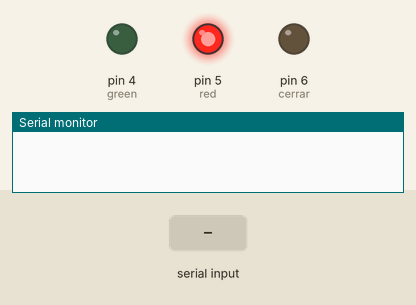
This sketch was run on a simulated Arduino Uno, built with avr-gcc and run on an emulated ATmega328P. On the bench: output pins drawn as LEDs (lit = HIGH), the last lines printed to the serial monitor. Inputs (shaded band) come from the test bench. EEPROM starts erased; the modem accepts every AT command (registered, SIM ready, sends succeed) and sends nothing else.

Above: at 17.2 s.
17.3 s: "1" received over the second serial link
At 19.8 s:
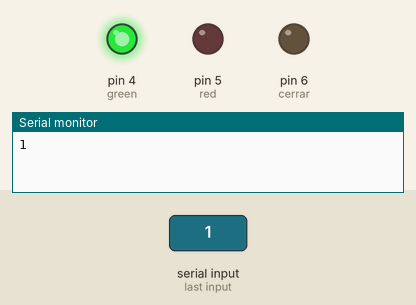
At 34.9 s:
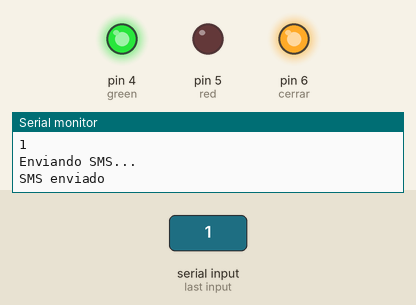
Timing chart, 0 to 35.4 s (numbered marks = the images above; inputs shaded):
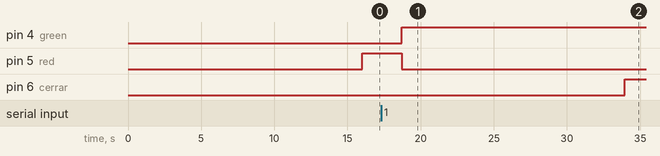

The sketch:

emprendedoresVF.ino
```cpp
#include <EEPROM.h>
#include <SoftwareSerial.h>
SoftwareSerial BT(10,11); //10 RX, 11 TX.
SoftwareSerial SIM900(7,8);

int green = 4; //led indica dispositivo configurado.
int red = 5;   //led indica dispositivo no configurado.
int cerrar = 6;//led indica cerrar valvula.
int gasVal = A0;
int primerInicio = 0;
char cadena[255]; //cadena del mensaje recibido para la configuracion.7hh
String configTel = "AT+CMGS=\"+52";
String finConfig = "\"";

struct datConf{
  char ubicacion[30];
  char telefono[50];
  char user[20];
  char password[20];
};

datConf datosE,datosS;

int eeAddress1 = 0,eeAddress2 = 0;

void setup() {
  SIM900.begin(19200);
  Serial.begin(19200);
  BT.begin(9600);
  pinMode(green,OUTPUT);
  pinMode(red,OUTPUT);
  pinMode(cerrar,OUTPUT);
  pinMode(gasVal,INPUT);
  delay(1000);
  delay(15000);
  primerInicio = configurado();
}

void loop() {
  if(!primerInicio){
    configura();
  }
  else if(BT.available()){
    String cadena;
    cadena=BT.readString();
    Serial.println(cadena);
    separa(cadena);
  }
  else{
    sensorGas();
  }
}

void mensaje_sms(String cel){
  Serial.println("Enviando SMS...");
  SIM900.print("AT+CMGF=1\r");
  delay(1000);
  Serial.println(cel);
  SIM900.println(configTel+cel+finConfig);
  delay(1000);
  //String ubica(datoSal.ubicacion);
  SIM900.println("Alerta de fuga de gas");// Texto del SMS
  delay(100);
  SIM900.println((char)26);
  delay(100);
  SIM900.println();
  delay(5000);
  Serial.println("SMS enviado");
}

void sensorGas(){
  datosMemEEPROM();
  int gasValRead;
  double gasPercentage;
  gasValRead= analogRead(gasVal);
  gasPercentage = (gasValRead/1024.0);
  gasPercentage *= 100;
  if (gasPercentage >= 20){
    Serial.println(datosS.telefono);
    String numero(datosS.telefono);
    mensaje_sms(numero);
    digitalWrite(cerrar, HIGH);
  }
}

void datosMemEEPROM(){
  eeAddress2 = sizeof(datConf)+1;
  EEPROM.get(eeAddress2,datosS);
  delay(8000);
}

int configurado(){
  byte valor;
  valor = EEPROM.read(0);
  if(valor == 1){
    digitalWrite(green,HIGH);
    digitalWrite(red,LOW);
    return 1;
  }
  else{
    digitalWrite(red,HIGH);
    digitalWrite(green,LOW);
    return 0;
  }
}

void configura(){
  String cadena;
  if(BT.available()){
    cadena=BT.readString();
    Serial.println(cadena);
    separa(cadena);
  }
}

void separa(String cadena){
  char *ptr;
  char dato[190];
  int eeAddress0 = 0;

  strcpy(dato,cadena.c_str());
  ptr = strtok(dato,",");
  strcpy(datosE.ubicacion,ptr);
  ptr = strtok(NULL,",");
  strcpy(datosE.telefono,ptr);
  ptr = strtok(NULL,",");
  strcpy(datosE.user,ptr);
  ptr = strtok(NULL,",");
  strcpy(datosE.password,ptr);
  eeAddress1 = sizeof(datConf)+1;
  EEPROM.put(eeAddress1,datosE);
  eeAddress2 = sizeof(datConf)+1;
  EEPROM.get(eeAddress2,datosS);
  digitalWrite(green,HIGH);
  digitalWrite(red,LOW);
  primerInicio = 1;
  EEPROM.write(eeAddress0,1);
}
```

Measured:
- after the input at 17.3 s, pin 4 (green): LOW → HIGH after 1.4 s; pin 5 (red): HIGH → LOW after 1.4 s; pin 6 (cerrar): LOW → HIGH after 16.6 s
